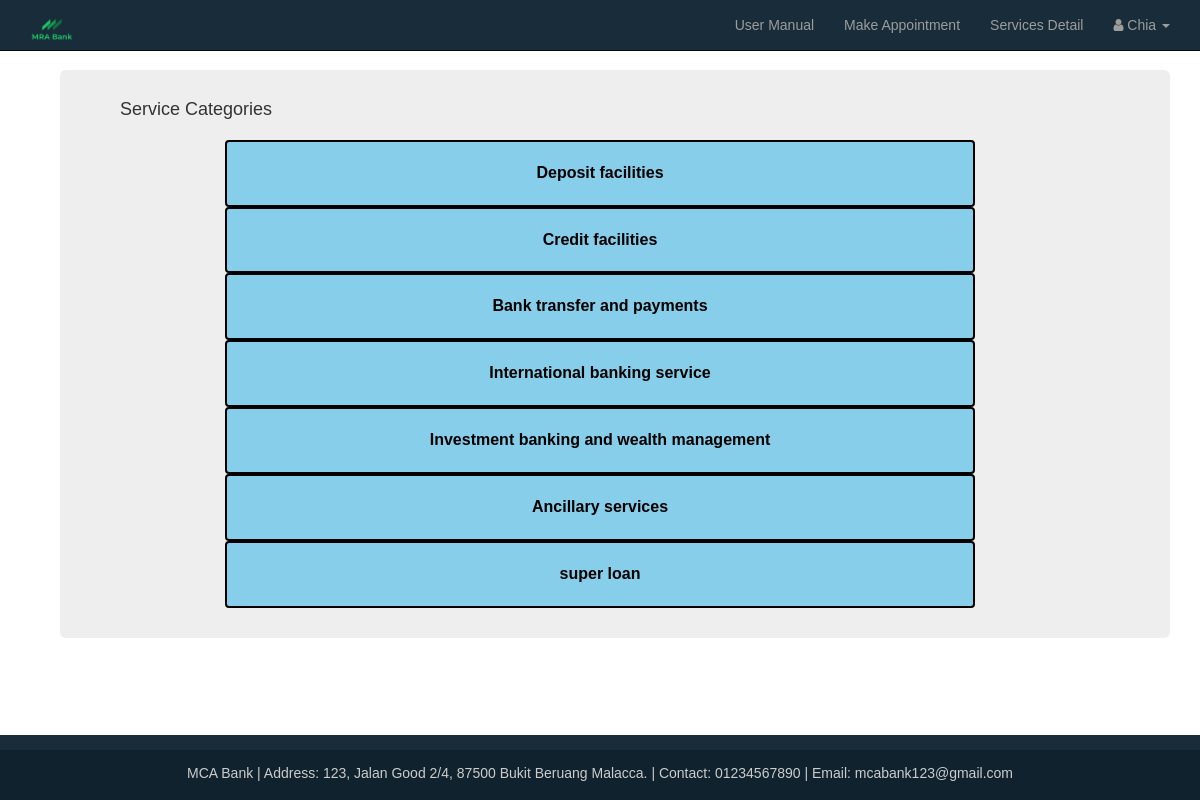
/service_categories.php (signed in), run on the app's committed database.
### tables this page shows
CREATE TABLE `categories` (
  `cat_id` int(3) NOT NULL,
  `cat_name` varchar(255) NOT NULL
);

### service_categories.php (the view, shortened to what this page needs)
<link rel="stylesheet" href="https://ajax.googleapis.com/ajax/libs/jquery/3.2.1/jquery.min.js">
<?php include "includes/header.php"; ?>
<?php include "includes/navigation.php"; ?>
    <div class="container" style="padding-bottom:20px;" >
       <div class="jumbotron" >
                   <h4 style="padding-bottom:10px;">Service Categories</h4>
                    <?php
                        $query = "SELECT *  FROM  categories";
                        $type_categories = mysqli_query($connection,$query);
                     ?>
                    <div class="row">
                        <div class="column">
                            <ul class="list-unstyled">
                                <?php
                                    while($row = mysqli_fetch_assoc($type_categories)) {
                                        $cat_name = $row['cat_name'];
                                        $cat_id = $row['cat_id'];
                                         echo "<li><a class=btn href='category.php?category=$cat_id' style='color: black; font-size: 12pt;font-family: sans-serif'> $cat_name </a></li>";
                                    }
                                ?>
                            </ul>
                        </div>
                    </div>
        </div>
    </div>
<?php include "includes/footer.php"; ?>

### includes/header.php (style rules this page uses)
html { height: 100%; }
a { color: #182C39; }

### service_categories.php (style rules this page uses)
.btn { border: 2px solid black; background-color: skyblue; padding: 20px 40px; font-size: 25px; font-family: "montserrat"; font-weight: bold; cursor: pointer; margin-left: 120px; margin-top: 0px; position: relative; overflow: hidden; width: 750px !important; }
.jumbotron { margin-left:30px; padding-top:20px; padding-bottom: 20px; }

### data on the page
categories: cat_name "Deposit facilities"
categories: cat_name "Credit facilities"
categories: cat_name "Bank transfer and payments"
categories: cat_name "International banking service"
categories: cat_name "Investment banking and wealth management"
categories: cat_name "Ancillary services"
categories: cat_name "super loan"

### other printed values
$_SESSION['s_cus_name'] "Chia"
